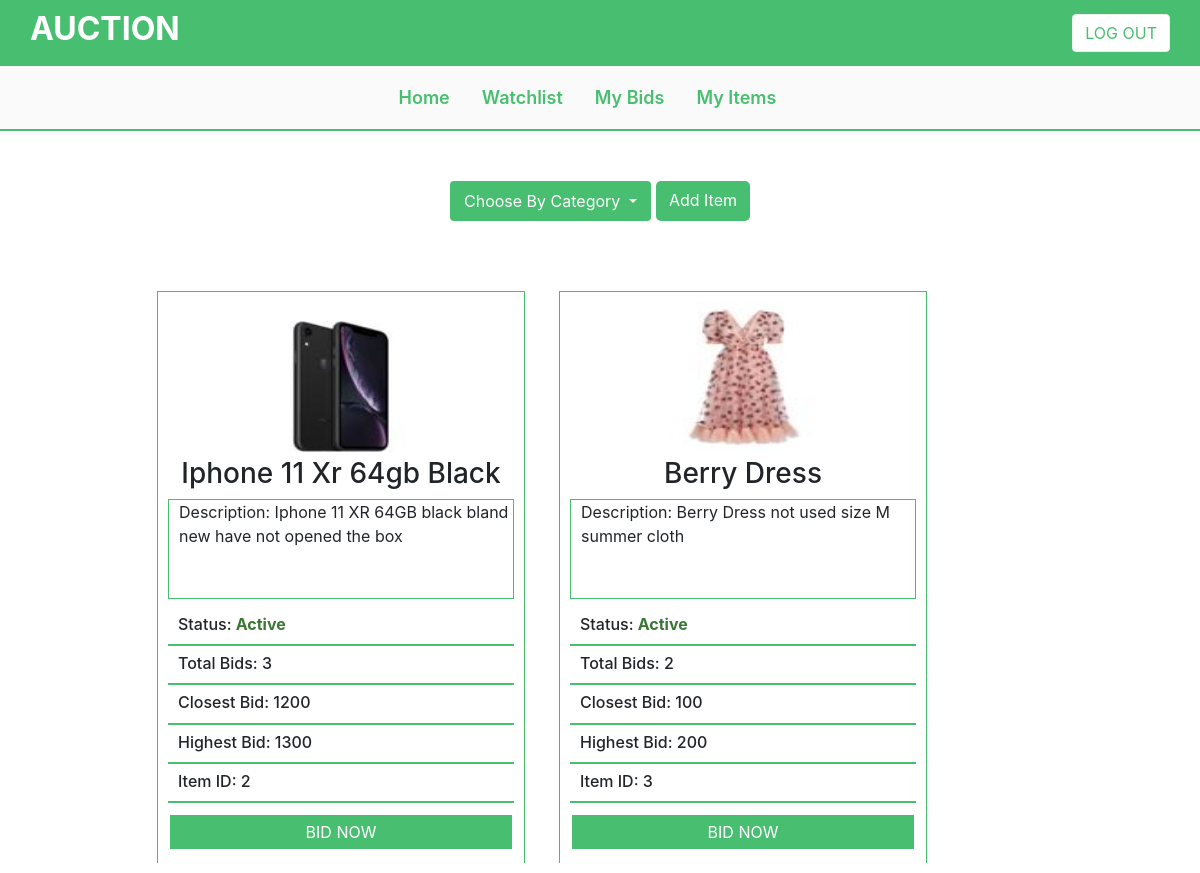
/watchlist (signed in), run on the app's committed database.
### src/models.py (models this page shows, shortened)
class Item(db.Model):
    id = db.Column(db.Integer,primary_key=True)
    description = db.Column(db.Text,nullable=False)
    name = db.Column(db.String(60),nullable=False)
    bid_price = db.relationship('Bid',backref='item',lazy=True)
    starting_bid = db.Column(db.Integer,nullable=False)
    category = db.Column(db.String(60),nullable=False)
    item_image = db.Column(db.String(30),nullable=False,default='default.png')
    user_id = db.Column(db.Integer, db.ForeignKey('user.id'), nullable=False)
    status = db.Column(db.Boolean,default=True)

class Bid(db.Model):
    id = db.Column(db.Integer,primary_key=True)
    bid_price = db.Column(db.Integer,nullable=False)
    bid_status = db.Column(db.Boolean,default=True)
    bid_date = db.Column(db.DateTime,default=datetime.utcnow)
    user_name = db.Column(db.String,db.ForeignKey('user.username'),nullable=False)
    item_id = db.Column(db.Integer, db.ForeignKey('item.id'),nullable=False)

### src/routes.py (the view)
@app.route('/watchlist')
@login_required
def watchlist():
    watched = WatchList.query.filter_by(user_id=current_user.id)
    itemWatch = []
    for watch in watched:
        itemWatch.append(watch.item_id)
    items = Item.query.filter(Item.id.in_(itemWatch)).all()
    bids = Bid.query.all()
    i = 0
    itemBid = []
    for item in items:
        itemBid.append([])
        for bid in bids:
            if item.id == bid.item_id:
                itemBid[i].append(bid.bid_price)
        i += 1
    return render_template('watchlist.html', title='My WatchList',bids=bids, items=items, itemBid = itemBid)

### src/models.py (called while the page is built)
@login_manager.user_loader
def load_user(user_id):
    return User.query.get(int(user_id))

### src/templates/watchlist.html (shortened to what this page needs)
{% extends "layout.html" %}
{% block content %}
    <div class="navbar-third">
        <div class="dropdown">
            <button class="btn btn-secondary dropdown-toggle" type="button" id="dropdownMenuButton" data-toggle="dropdown" aria-haspopup="true" aria-expanded="false">
              Choose By Category
            </button>
        </div>
          <div class="add-item">
                <a  class="btn" href="{{url_for('createitem')}}">Add Item</a>
          </div>
     </div>
    <div class="bidding-row">
    {% set count = namespace(value=0) %}
    {% for item in items %}
        <div class="bidding-product">
                <img src="{{ url_for('static', filename='data/items/' + item.item_image) }}" alt="">
                <h3>{{ item.name }}</h3>
                <p class="desc">Description: {{ item.description }}</p>
                <div>
                {% if item.status %}
                    <h6>Status: <strong style="color: #3A7734">Active</strong></h6>
                {% else %}
                    <h6>Status: <strong style="color:#9C1A1C">Not Active</strong></h6>
                {%endif%}
                    <h6>Total Bids: {{itemBid[count.value]|length}}</h6>
                    {% set val = itemBid[count.value]|sort %}
                    {% if val|length == 1 %}
                        <h6>Closest Bid: {{ val[0] }} </h6>
                    {% else %}
                        <h6>Closest Bid: {{ val[::-1][1] }} </h6>
                    {% endif %}
                    <h6>Highest Bid: {{itemBid[count.value]|max }} </h6>
                {% set itemID = item.id %}
                <h6>Item ID: {{ itemID }}</h6>
                </div>
                {% if item.status == True %}
                    <button class="bidding-btn" > <a href="{{ url_for('bid', item_id= item.id ) }}">BID NOW</a></button>
                {% elif item.status == None %}
                    <h6>Biddimg is closed</h6>
                {% else %}
                    <h6>Biddimg is temporarily closed</h6>
                {% endif %}
        </div>
        {% set count.value = count.value + 1 %}
    {% endfor %}
    </div>
{% endblock %}

### src/static/styles/style.css (style rules this page uses)
* { margin: 0; padding: 0; }
h3 { text-transform: capitalize; margin-top: 5px; }
.desc { border: 1px solid #48BF70; padding-bottom: 5px; text-align: left; padding-left: 10px; height: 100px; overflow-y: scroll; }
h6 { border-bottom: 2px solid #48BF70; padding-bottom: 10px; text-align: left; padding-left: 10px; }
.navbar-third { display: flex; justify-content: center; padding-left: 40px; padding-right: 40px; margin-top: 50px; width: 100%; margin-bottom:40px; }
.add-item { margin-left:5px; border-radius:5px; }
#dropdownMenuButton { background-color:#48BF70; border: 2px solid #48BF70; }
.add-item { background-color:#48BF70; border: 0px; color:#fff; text-decoration:none; }
.add-item a { color:#fff; }
img { width: 150px; height: 150px; }
.bidding-row { width: 80%; padding: 20px; margin:0 auto; }
.bidding-product { border: 1px solid #48BF70; border-bottom: 0px; width: 30%; text-align: center; margin: 10px 17px; float: left; padding: 10px; }
@media only screen and (max-width:1300px) { .bidding-product { width: 40%; } }
.bidding-btn { width: 100%; padding: 5px; margin: 2px 0px; background-color:#48BF70; outline-style:none; border:0px; border: 2px solid #fff; }
.bidding-btn a { text-decoration: none; text-transform: uppercase; color:#fff; }

### data on the page
Item: item_image (picture), name "Iphone 11 Xr 64gb Black", description "Iphone 11 XR 64GB black bland new have not opened the box", shows "Status:", status "Active", itemBid "3", itemBid "1300", itemID "2"
Bid: bid_price "1200"
Item: item_image (picture), name "Berry Dress", description "Berry Dress not used size M summer cloth", shows "Status:", status "Active", itemBid "2", starting_bid "100", itemBid "200", itemID "3"
